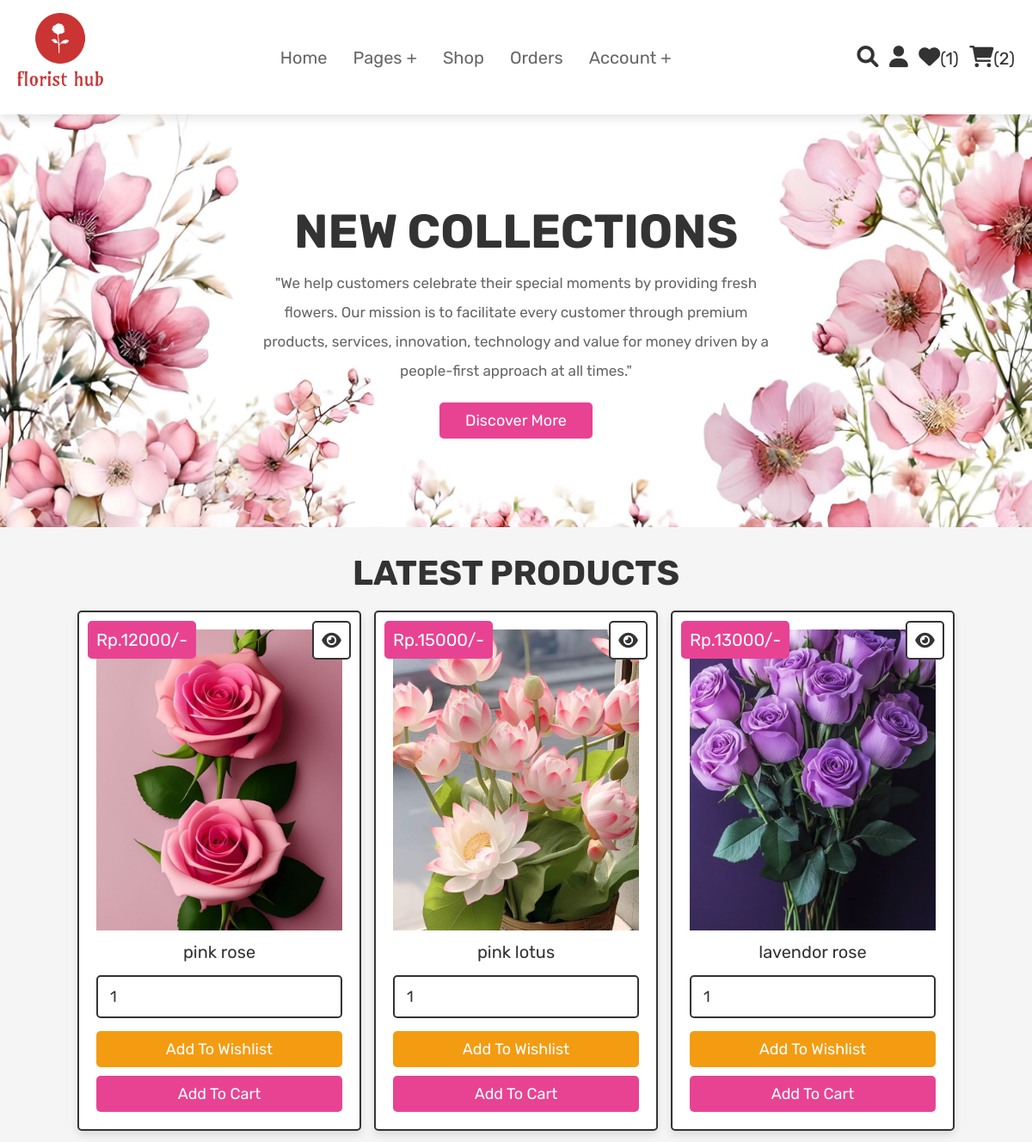
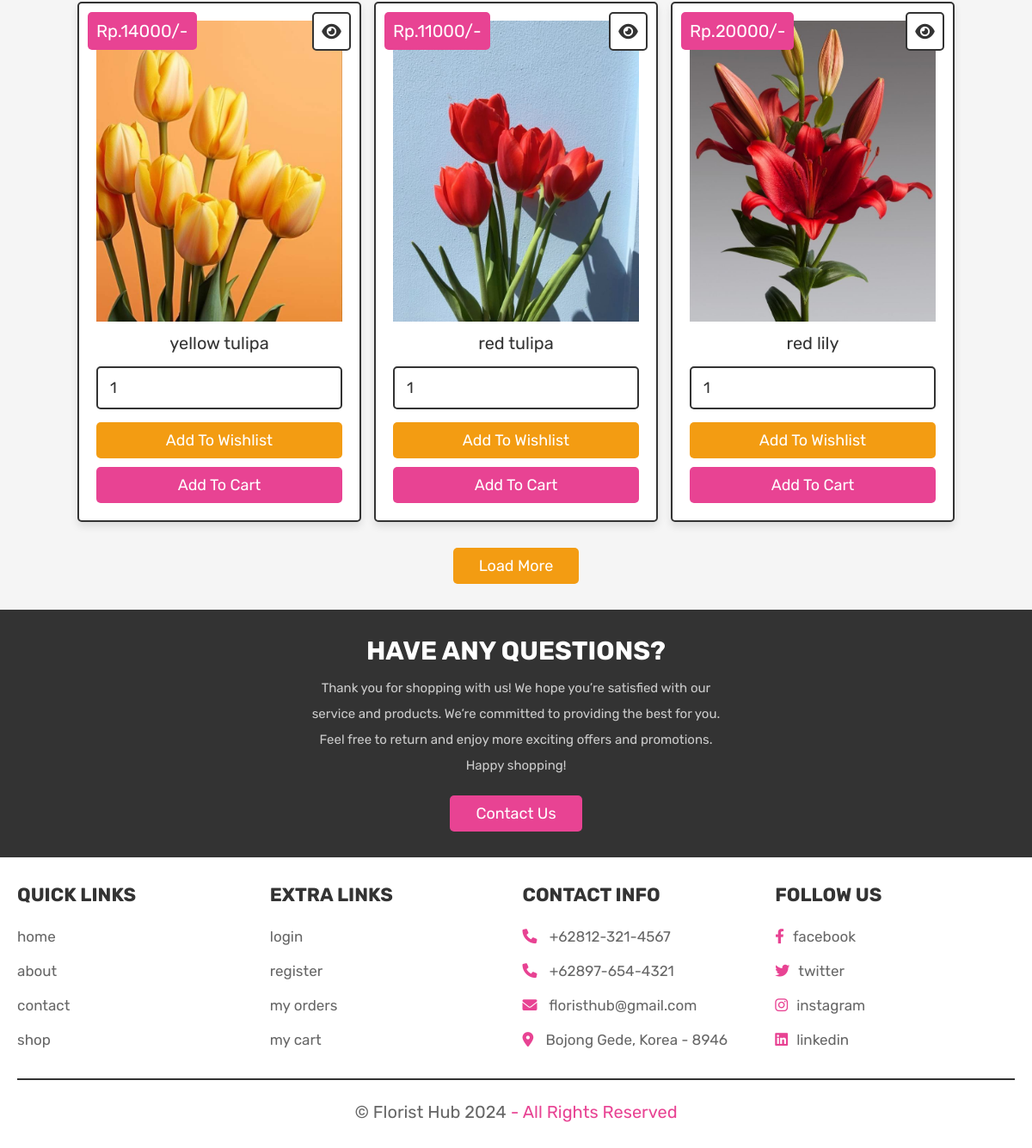
Screenshot of /home.php (signed in) with the database file from the repository (2 pictures, top to bottom).
### tables this page shows
CREATE TABLE `products` (
  `id` int(100) NOT NULL,
  `name` varchar(100) NOT NULL,
  `details` varchar(500) NOT NULL,
  `price` int(100) NOT NULL,
  `image` varchar(100) NOT NULL
);

### home.php (the view, shortened to what this page needs)
<?php
@include 'config.php';
?>
<!DOCTYPE html>
<html lang="en">
<head>
   <link rel="stylesheet" href="https://cdnjs.cloudflare.com/ajax/libs/font-awesome/6.0.0/css/all.min.css">
   <link rel="stylesheet" href="css/style.css">
</head>
<body>
<?php @include 'header.php'; ?>
<section class="home">
   <div class="content">
      <h3>new collections</h3>
      <p>"We help customers celebrate their special moments by providing fresh flowers.
      Our mission is to facilitate every customer through premium products, services, innovation, technology and value for money driven by a people-first approach at all times."</p>
      <a href="about.php" class="btn">discover more</a>
   </div>
</section>
<section class="products">
   <h1 class="title">latest products</h1>
   <div class="box-container">
      <?php
         $select_products = mysqli_query($conn, "SELECT * FROM `products` LIMIT 6") or die('query failed');
         if(mysqli_num_rows($select_products) > 0){
            while($fetch_products = mysqli_fetch_assoc($select_products)){
      ?>
      <form action="" method="POST" class="box">
         <a href="view_page.php?pid=<?php echo $fetch_products['id']; ?>" class="fas fa-eye"></a>
         <div class="price">Rp.<?php echo $fetch_products['price']; ?>/-</div>
         <img src="uploaded_img/<?php echo $fetch_products['image']; ?>" alt="" class="image">
         <div class="name"><?php echo $fetch_products['name']; ?></div>
         <input type="number" name="product_quantity" value="1" min="0" class="qty">
         <input type="submit" value="add to wishlist" name="add_to_wishlist" class="option-btn">
         <input type="submit" value="add to cart" name="add_to_cart" class="btn">
      </form>
      <?php
         }
      }else{
         echo '<p class="empty">no products added yet!</p>';
      }
      ?>
   </div>
   <div class="more-btn">
      <a href="shop.php" class="option-btn">load more</a>
   </div>
</section>
<section class="home-contact">
   <div class="content">
      <h3>Have any questions?</h3>
      <p>Thank you for shopping with us! We hope you’re satisfied with our service and products. We’re committed to providing the best for you. Feel free to return and enjoy more exciting offers and promotions. Happy shopping! </p>
      <a href="contact.php" class="btn">contact us</a>
   </div>
</section>
<?php @include 'footer.php'; ?>
</body>
</html>

### css/style.css (style rules this page uses)
:root { --pink:#e84393; --red:#c0392b; --orange:#f39c12; --black:#333; --white:#fff; --light-color:#666; --light-white:#ccc; --light-bg:#f5f5f5; --border:.2rem solid var(--black); --box-shadow:0 .5rem 1rem rgba(0,0,0,.1); }
* { font-family: 'Rubik', sans-serif; margin:0; padding:0; box-sizing: border-box; outline: none; border:none; text-decoration: none; transition:all .2s linear; }
html { font-size: 62.5%; overflow-x: hidden; scroll-behavior: smooth; scroll-padding-top: 6.5rem; }
body { background: var(--light-bg); }
section { padding:3rem 2rem; }
.btn, .delete-btn, .option-btn { display: inline-block; border-radius: .5rem; margin-top: 1rem; font-size: 1.8rem; color:var(--white); cursor: pointer; padding:1rem 3rem; text-transform: capitalize; }
.btn { background-color: var(--pink); }
.option-btn { background-color: var(--orange); }
.more-btn { margin-top: 2rem; text-align: center; }
.title { text-align: center; margin-bottom: 2rem; color:var(--black); text-transform: uppercase; font-size: 4rem; }
.home { min-height: 60vh; background:url(../images/home-bg1.jpeg) no-repeat; background-size: cover; background-position: center; display: flex; align-items: center; justify-content: center; }
.home .content { text-align: center; }
.home .content h3 { text-transform: uppercase; color:var(--black); font-size: 5.5rem; }
.home .content p { max-width: 60rem; margin:1rem auto; line-height:2; font-size: 1.7rem; color:var(--light-color); }
.products .box-container { max-width: 1200px; margin:0 auto; display: grid; grid-template-columns: repeat(auto-fit, 33rem); gap:1.5rem; align-items: flex-start; justify-content: center; }
.products .box-container .box { background-color: var(--white); border:var(--border); box-shadow: var(--box-shadow); border-radius: .5rem; padding:2rem; text-align: center; position: relative; }
.products .box-container .box .image { height: 35rem; width: 100%; object-fit: cover; }
.products .box-container .box .fa-eye, .products .box-container .box .price { position: absolute; top:1rem; border-radius: .5rem; }
.products .box-container .box .price { font-size: 2rem; padding:1rem; background-color: var(--pink); color:var(--white); left:1rem; }
.products .box-container .box .fa-eye { right:1rem; height: 4.5rem; width: 4.5rem; line-height: 4.2rem; font-size: 2rem; background-color: var(--white); color:var(--black); border:var(--border); }
.products .box-container .box .name { margin:1rem; font-size: 2rem; color:var(--black); }
.products .box-container .box .qty { width: 100%; padding:1.2rem 1.4rem; font-size: 1.8rem; color:var(--black); border:var(--border); border-radius: .5rem; margin:.5rem 0; }
.products .box-container .box .btn, .products .box-container .box .option-btn { width: 100%; }
.home-contact { background-color: var(--black); text-align: center; }
.home-contact .content { max-width: 50rem; margin:0 auto; }
.home-contact .content h3 { text-transform: uppercase; color:var(--white); font-size: 3rem; }
.home-contact .content p { line-height: 2; font-size: 1.5rem; color:var(--light-white); padding:1rem 0; }

### rows the page displays
products: price "12000", image (picture), name "pink rose"
products: price "15000", image (picture), name "pink lotus"
products: price "13000", image (picture), name "lavendor rose"
products: price "14000", image (picture), name "yellow tulipa"
products: price "11000", image (picture), name "red tulipa"
products: price "20000", image (picture), name "red lily"

### other values shown
$wishlist_num_rows "1"
$cart_num_rows "2"
